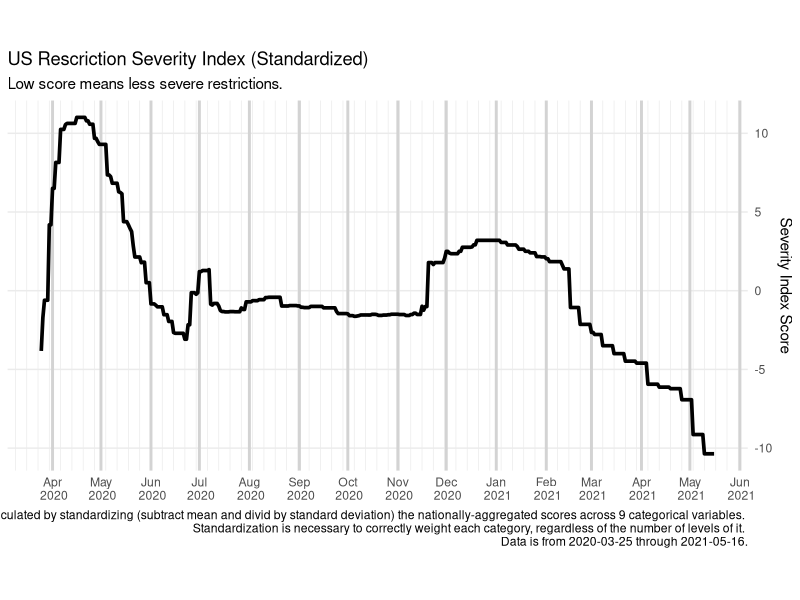

Here is the R script that generated this plot: (Note: this script raises an error after producing the figure.)
# 035_plot_std_series.R
# Michael Boerman January 2021

# output: standardized_categories_national.png 


# ---- Setup ------------------------------------------------------------------#

library(readr)
library(dplyr)
library(tidyr)
library(ggplot2)
library(here)

# un-comment and source the previous file if you are not going through sequentially.
# source(here("Code/021_make_factor_levels.R"))

# ---- Load Previous Data -----------------------------------------------------#
# From 021_make_factor_levels:

summary_df <- read_csv(here("Intermediate_Data/summary_df.csv"))

# ---- STANDARDIZE THE SCORES -------------------------------------------------#

# Standardize them by subtracting mean and dividing by std dev.
standardized_scores <- summary_df %>%
  group_by(Category) %>%
  summarise(
    Date = Date,
    standardized_score = (sums - mean(sums, na.rm = T)) / sd(sums, na.rm = T)
  ) %>%
  ungroup() %>%
  group_by(Date) %>%
  summarize(composite_std_score = sum(standardized_score, na.rm = T)) %>%
  ungroup() %>%
  identity()

# Plot
standardized_scores %>%
  ggplot(aes(x = Date, y = composite_std_score)) +
  geom_line(size = 1.25) +
  theme_minimal() +
  theme(
    panel.grid.major.x = element_line(size = 1, colour = "lightgrey"),
    panel.grid.minor.y = element_blank(),
    axis.title.x = element_blank(),
    aspect.ratio = .5
  ) +
  scale_y_continuous(position = "right") +
  scale_x_date(
    date_minor_breaks = "1 week",
    date_breaks = "1 month",
    date_labels = " %b \n %Y"
  ) +
  ggtitle(
    label = "US Rescriction Severity Index (Standardized)",
    subtitle = "Low score means less severe restrictions."
  ) +
  labs(caption = paste0("Standardized severity is calculated by standardizing (subtract mean and divid by standard deviation) the nationally-aggregated scores across 9 categorical variables. \n Standardization is necessary to correctly weight each category, regardless of the number of levels of it. \n Data is from ", min(standardized_scores$Date), " through ", max(standardized_scores$Date), ".")) +
  ylab("Severity Index Score") +
  ggsave(here("Results/plots/std_categories_national.png"), width = 12, height = 6)
